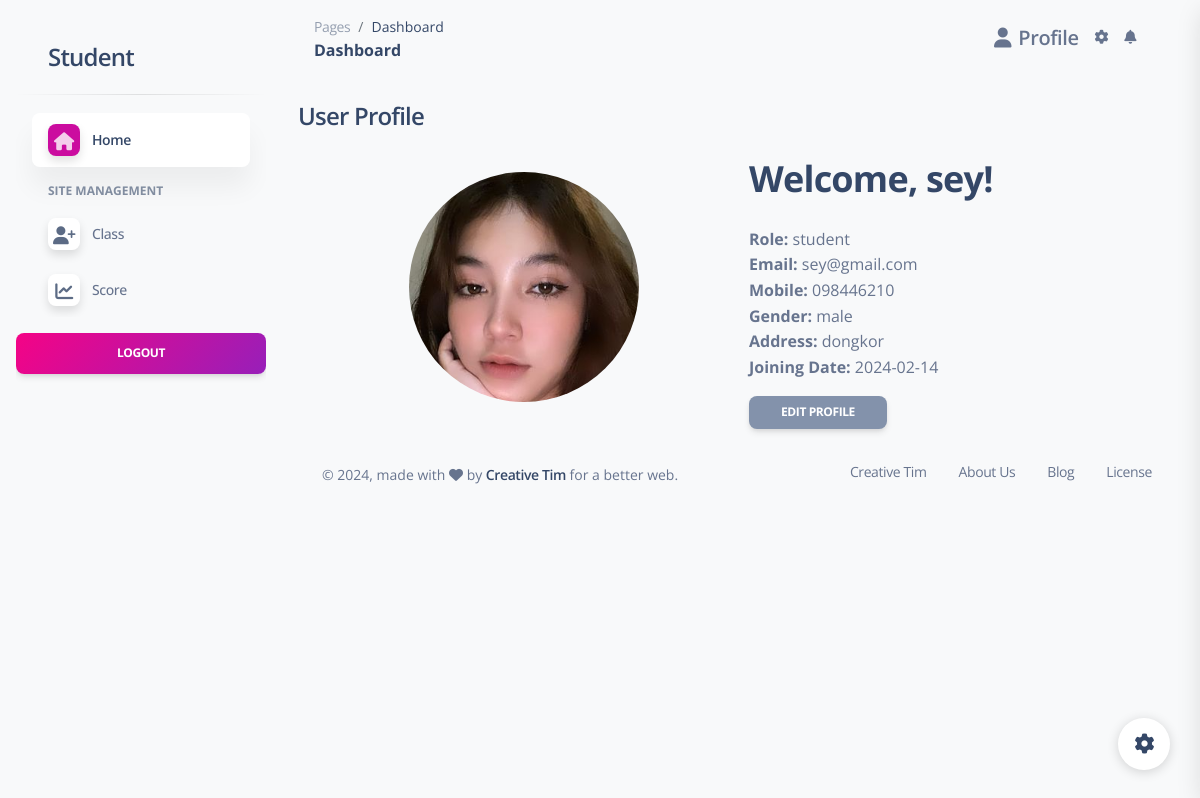
/php-admin-panel/student/stuprofile.php (signed in), run on the app's committed database.
### tables this page shows
CREATE TABLE `users` (
  `id` int(11) NOT NULL,
  `name` varchar(100) NOT NULL,
  `sex` varchar(11) NOT NULL,
  `email` varchar(100) NOT NULL,
  `password` varchar(100) NOT NULL,
  `photo` varchar(255) DEFAULT NULL,
  `phone` varchar(20) DEFAULT NULL,
  `address` varchar(255) DEFAULT NULL,
  `role` varchar(100) NOT NULL COMMENT 'admin,teacher,student',
  `is_ban` tinyint(1) NOT NULL DEFAULT 0 COMMENT '0=unban,1=ban',
  `create_at` date DEFAULT current_timestamp()
);

### php-admin-panel/config/function.php (called while the page is built, shortened)
<?php
require 'dbcon.php';
function validate($inputData)
{
    global $conn;
    $validateData = mysqli_escape_string($conn, $inputData);
    return trim($validateData);
}
function getById($tableName, $id)
{
    global $conn;
    $table = validate($tableName);
    $id = validate($id);
    $query = "SELECT * FROM $table WHERE id= '$id'LIMIT 1";
    $result = mysqli_query($conn, $query);
    if ($result) {
        if (mysqli_num_rows($result) == 1) {
            $row = mysqli_fetch_array($result, MYSQLI_ASSOC);
            $response = [
                "status" => 200,
                'message' => 'Fected data',
                'data' => $row
            ];
            return $response;
        } else {
            $response = [
                "status" => 404,
                "message" => "No Data Record"
            ];
            return $response;
        }
    } else {
        $response = [
            "status" => 500,
            "message" => "Something Went Wrong"
        ];
        return $response;
    }
}
?>

### php-admin-panel/student/stuprofile.php (the view, shortened to what this page needs)
<?php include('includes/header.php'); ?>
<?php
$users_id = isset($_SESSION['users_id']) ? $_SESSION['users_id'] : null;
$user = getById('users', $users_id);
$name = isset($user['data']['name']) ? htmlspecialchars($user['data']['name']) : '';
$email = isset($user['data']['email']) ? htmlspecialchars($user['data']['email']) : '';
$address = isset($user['data']['address']) ? htmlspecialchars($user['data']['address']) : '';
$phone = isset($user['data']['phone']) ? htmlspecialchars($user['data']['phone']) : '';
$photo = isset($user['data']['photo']) ? htmlspecialchars($user['data']['photo']) : '';
$sex = isset($user['data']['sex']) ? htmlspecialchars($user['data']['sex']) : '';
$role = isset($user['data']['role']) ? htmlspecialchars($user['data']['role']) : '';
$joining_at = isset($user['data']['create_at']) ? htmlspecialchars($user['data']['create_at']) : '';
?>
<!DOCTYPE html>
<html lang="en">
<head>
</head>
<body>
    <header>
        <h4>User Profile</h4>
    </header>
    <main class="container mt-4">
    <div class="row">
        <div class="col-md-6">
            <div class="d-flex justify-content-center mb-3 mt-3">
                <img src="<?= $photo ?>" class="img-fluid  rounded-circle" style="max-width: 230px; border-radius: 5px;" alt="User Photo">
            </div>
        </div>
        <div class="col-md-6">
            <div class="user-details">
                <h2 class="mb-4">Welcome, <?= $name; ?>!</h2>
                <ul class="list-unstyled">
                    <li><strong>Role:</strong> <?= $role; ?></li>
                    <li><strong>Email:</strong> <?= $email; ?></li>
                    <li><strong>Mobile:</strong> <?= $phone; ?></li>
                    <li><strong>Gender:</strong> <?= $sex; ?></li>
                    <li><strong>Address:</strong> <?= $address; ?></li>
                    <li><strong>Joining Date:</strong> <?= $joining_at; ?></li>
                </ul>
                <a href="stu-edit.php?id=<?= $user['data']['id']; ?>" class="btn btn-secondary btn-sm">Edit Profile</a>
            </div>
        </div>
    </div>
</main>
    <?php include('includes/footer.php'); ?>
</body>
</html>

### data on the page
users: photo (picture), name "sey", role "student", email "sey@gmail.com", phone "098446210", sex "male", address "dongkor", create_at "2024-02-14"
